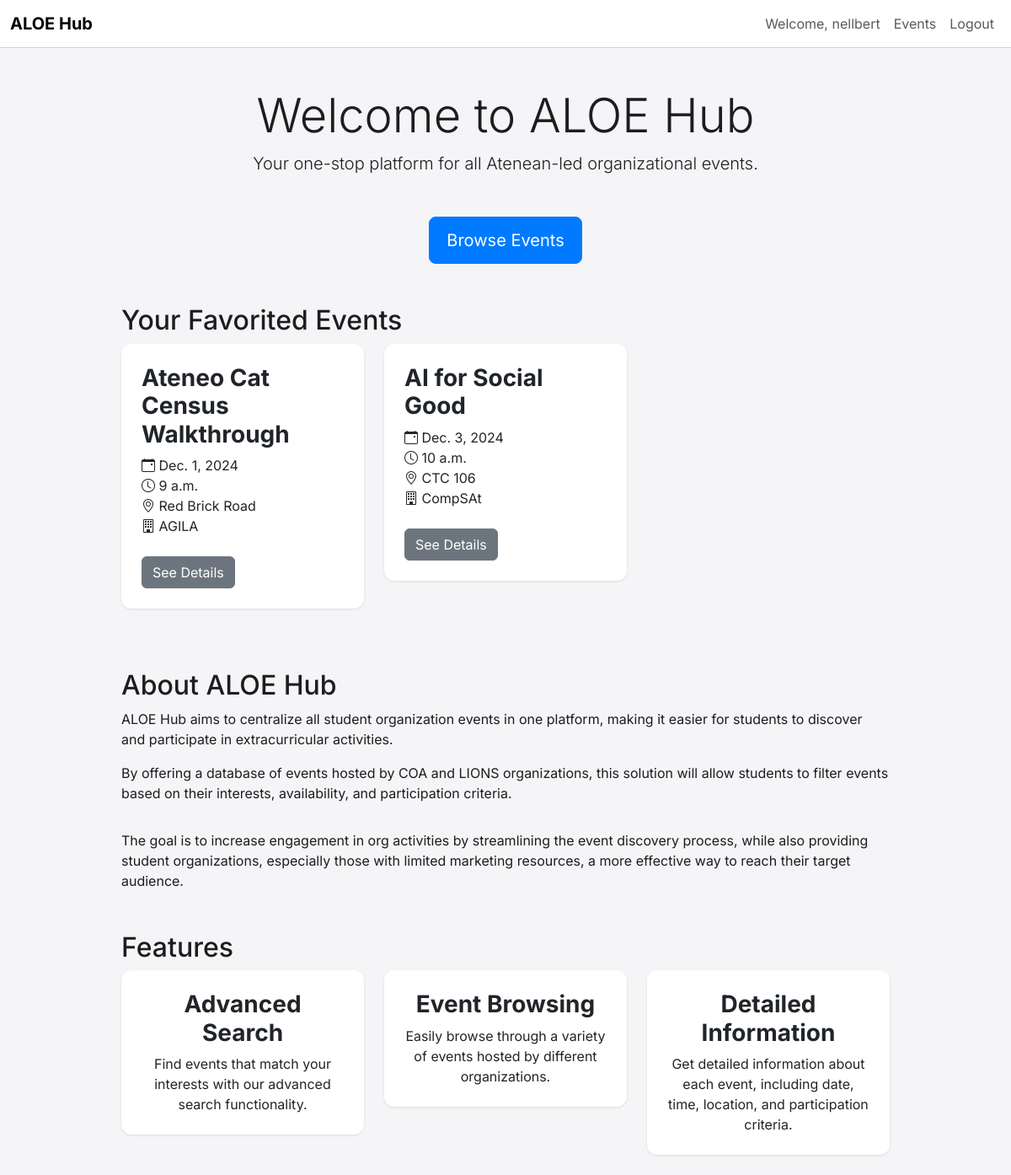
The app's page / (signed in) with its own data.
### events/models.py (models this page shows, shortened)
class Event(models.Model):
    PARTICIPATION_CHOICES = [
        ('everyone', 'Everyone'),
        ('members', 'Members Only'),
        ('ateneans', 'Ateneans Only'),
    ]
    title = models.CharField(max_length=200)
    description = models.TextField()
    date = models.DateField()
    time = models.TimeField()
    location = models.CharField(max_length=200)
    participation = models.CharField(max_length=10, choices=PARTICIPATION_CHOICES, default='everyone')
    favorited_by = models.ManyToManyField(User, related_name='favorited_events', blank=True)
    organized_by = models.ForeignKey(
        'organizations.Organization',
        on_delete=models.SET_NULL,
        null=True,
        blank=True,
        related_name='organized_events'
    )
    created_at = models.DateTimeField(auto_now_add=True)
    updated_at = models.DateTimeField(auto_now=True)

### organizations/models.py (models this page shows, shortened)
class Organization(models.Model):
    COA = 'COA'
    LIONS = 'LIONS'
    OTHER = 'OTHER'
    CATEGORY_CHOICES = [
        (COA, 'COA'),
        (LIONS, 'LIONS'),
        (OTHER, 'Other'),
    ]
    org_code = models.CharField(max_length=10, unique=True)
    name = models.CharField(max_length=200)
    description = models.TextField()
    category = models.CharField(
        max_length=10,
        choices=CATEGORY_CHOICES,
        default=OTHER,
    )
    created_at = models.DateTimeField(auto_now_add=True)
    updated_at = models.DateTimeField(auto_now=True)

### users/views.py (the view)
# urls.py: 2. Add a URL to urlpatterns:  path('', views.home, name='home')
@login_required
def home(request):
    favorited_events = request.user.favorited_events.all()
    return render(request, 'home.html', {'favorited_events': favorited_events})

### templates/home.html (shortened to what this page needs)
{% extends 'base.html' %}
{% load static %}
{% block content %}
<div class="container mt-5">
    <div class="text-center">
        <h1 class="display-4">Welcome to ALOE Hub</h1>
        <p class="lead">Your one-stop platform for all Atenean-led organizational events.</p>
    </div>
    {% if user.is_authenticated %}
        <div class="mt-5 text-center">
            <a href="{% url 'event-list' %}" class="btn btn-primary btn-lg">Browse Events</a>
        </div>
        <div class="mt-5">
            <h2>Your Favorited Events</h2>
            {% if favorited_events %}
                <div class="row">
                    {% for event in favorited_events %}
                        <div class="col-md-4">
                            <div class="card mb-4">
                                <div class="card-body">
                                    <h5 class="card-title">{{ event.title }}</h5>
                                    <p class="card-text">
                                        <i class="bi bi-calendar-event"></i> {{ event.date }}<br>
                                        <i class="bi bi-clock"></i> {{ event.time }}<br>
                                        <i class="bi bi-geo-alt"></i> {{ event.location }}<br>
                                        <i class="bi bi-building"></i> {{ event.organized_by.org_code }}
                                    </p>
                                    <a href="{% url 'event-detail' event.id %}" class="btn btn-secondary mt-2">See Details</a>
                                </div>
                            </div>
                        </div>
                    {% endfor %}
                </div>
            {% else %}
                <p>You have not favorited any events yet.</p>
            {% endif %}
        </div>
    {% else %}
        <div class="alert alert-info mt-5 text-center">
            <p>Please <a href="{% url 'login' %}" class="alert-link">login</a> to browse events and features.</p>
        </div>
    {% endif %}
    <div class="mt-5">
        <h2>About ALOE Hub</h2>
        <div class="row">
            <div class="col">
                <p>ALOE Hub aims to centralize all student organization events in one platform, making it easier for students to discover and participate in extracurricular activities.</p>
                <p>By offering a database of events hosted by COA and LIONS organizations, this solution will allow students to filter events based on their interests, availability, and participation criteria.</p>
            </div>
        </div>
        <p class="mt-3">The goal is to increase engagement in org activities by streamlining the event discovery process, while also providing student organizations, especially those with limited marketing resources, a more effective way to reach their target audience.</p>
    </div>
    <div class="mt-5">
        <h2>Features</h2>
        <div class="row">
            <div class="col-md-4">
                <div class="card mb-4">
                    <div class="card-body text-center">
                        <h5 class="card-title">Advanced Search</h5>
                        <p class="card-text">Find events that match your interests with our advanced search functionality.</p>
                    </div>
                </div>
            </div>
            <div class="col-md-4">
                <div class="card mb-4">
                    <div class="card-body text-center">
                        <h5 class="card-title">Event Browsing</h5>
                        <p class="card-text">Easily browse through a variety of events hosted by different organizations.</p>
                    </div>
                </div>
            </div>
            <div class="col-md-4">
                <div class="card mb-4">
                    <div class="card-body text-center">
                        <h5 class="card-title">Detailed Information</h5>
                        <p class="card-text">Get detailed information about each event, including date, time, location, and participation criteria.</p>
                    </div>
                </div>
            </div>
        </div>
    </div>
</div>
{% endblock %}

### templates/base.html (shortened to what this page needs)
{% load static %}
<!DOCTYPE html>
<html lang="en">
<head>
    <link href="https://cdn.jsdelivr.net/npm/bootstrap@5.3.2/dist/css/bootstrap.min.css" rel="stylesheet">
    <link href="https://cdnjs.cloudflare.com/ajax/libs/bootstrap-icons/1.8.1/font/bootstrap-icons.min.css" rel="stylesheet">
    <link href="{% static 'css/styles.css' %}" rel="stylesheet">
</head>
<body>
    <nav class="navbar navbar-expand-lg navbar-light fixed-top">
        <div class="container-fluid">
            <a class="navbar-brand" href="{% url 'home' %}">ALOE Hub</a>
            <div class="collapse navbar-collapse" id="navbarNav">
                <ul class="navbar-nav ms-auto">
                    {% if user.is_authenticated %}
                        <li class="nav-item">
                            <a class="nav-link" href="#">Welcome, {{ user.username }}</a>
                        </li>
                        <li class="nav-item">
                            <a class="nav-link" href="{% url 'event-list' %}">Events</a>
                        </li>
                        <li class="nav-item">
                            <a class="nav-link" href="{% url 'logout' %}">Logout</a>
                        </li>
                    {% endif %}
                </ul>
            </div>
        </div>
    </nav>
    <div class="container mt-5">
        {% block content %}{% endblock %}
    </div>
</body>
</html>

### static/css/styles.css (style rules this page uses)
body { font-family: 'Inter', sans-serif; background-color: #f5f5f7; color: #1d1d1f; padding-top: 56px; }
.navbar { background-color: #ffffff; border-bottom: 1px solid #d1d1d6; }
.navbar-brand { font-weight: 700; }
.btn-primary { background-color: #007aff; border-color: #007aff; }
.card { border: none; border-radius: 12px; box-shadow: 0 1px 3px rgba(0, 0, 0, 0.1); }
.card-body { padding: 1.5rem; }
.container { max-width: 960px; }
.card-title { font-size: 1.75rem; font-weight: 700; }
.card-text { font-size: 1rem; line-height: 1.5; }
.btn-lg { padding: 0.75rem 1.25rem; font-size: 1.25rem; }

### templates/base.html (style rules this page uses)
body { font-family: 'Inter', sans-serif; }

### records on screen
Event: title "Ateneo Cat Census Walkthrough", date "Dec. 1, 2024", time "9 a.m.", location "Red Brick Road", organized_by.org_code "AGILA"
Event: title "AI for Social Good", date "Dec. 3, 2024", time "10 a.m.", location "CTC 106", organized_by.org_code "CompSAt"

### other values on screen
{{ user.username }} "nellbert"
